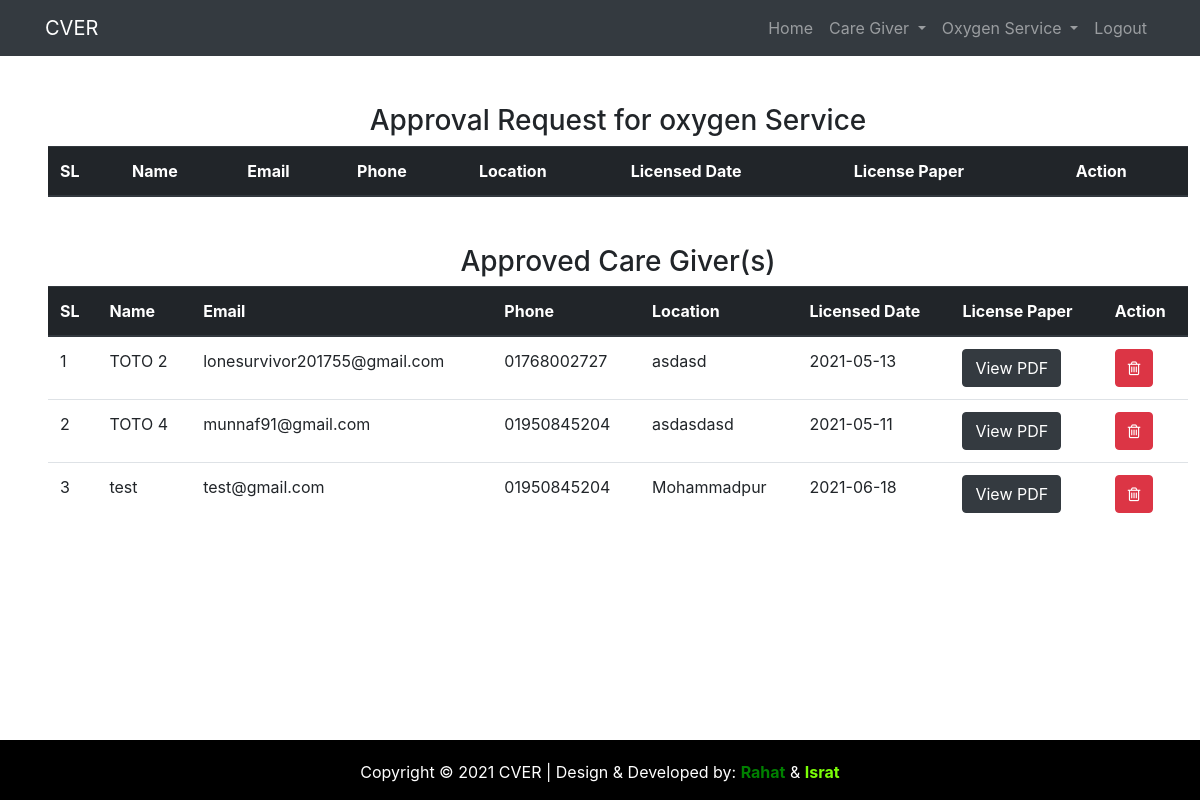
Screenshot of /admin/request_approval_os.php with the database file from the repository.
### tables this page shows
CREATE TABLE `os_users` (
  `id` int(11) NOT NULL,
  `company_name` varchar(255) NOT NULL,
  `company_email` varchar(255) NOT NULL,
  `company_license_date` date NOT NULL,
  `company_phone` varchar(255) NOT NULL,
  `company_location` varchar(255) NOT NULL,
  `company_license` varchar(255) NOT NULL,
  `approve_status` int(11) NOT NULL DEFAULT 0,
  `password` varchar(255) NOT NULL DEFAULT '123'
);

### admin/custom_function.php (called while the page is built, shortened)
<?php
	  function fetch_data_approve_status_os($pdo,$table_name,$approve_status)
	  {
	    $sql="Select * FROM ".$table_name." where approve_status = ".$approve_status.";";
	    $statement = $pdo->prepare($sql);
	    $statement->execute();
	    $row = $statement->fetchAll();
	    return $row;
	  }
?>

### admin/request_approval_os.php (the view, shortened to what this page needs)
<!DOCTYPE html>
<html>
<head>
</head>
<link rel="stylesheet" href="https://maxcdn.bootstrapcdn.com/bootstrap/4.0.0/css/bootstrap.min.css">
<link rel="stylesheet" href="https://cdnjs.cloudflare.com/ajax/libs/font-awesome/4.7.0/css/font-awesome.min.css">
<body>
	<?php require 'navigation_bar.php' ?>
	<?php
		require 'custom_function.php';
		$approve_request_os_approved=fetch_data_approve_status_os($pdo,"os_users",1);
	?>
	<div class="mt-5 ml-5 mb-5" style="width: 95%;">
		<h3 class="text-center">Approval Request for oxygen Service</h3>
		<table class="table">
		    <thead class="thead-dark">
		      <tr>
		      	<th>SL</th>
		        <th>Name</th>
		        <th>Email</th>
		        <th>Phone</th>
		        <th>Location</th>
		        <th>Licensed Date</th>
		        <th>License Paper</th>
		        <th>Action</th>
		      </tr>
		    </thead>
		  </table>
	</div>
	<div class="mt-5 ml-5 mb-5" style="width: 95%;">
		<h3 class="text-center">Approved Care Giver(s)</h3>
		<table class="table">
		    <thead class="thead-dark">
		      <tr>
		      	<th>SL</th>
		        <th>Name</th>
		        <th>Email</th>
		        <th>Phone</th>
		        <th>Location</th>
		        <th>Licensed Date</th>
		        <th>License Paper</th>
		        <th>Action</th>
		      </tr>
		    </thead>
		    <tbody>
		      <?php
		      	foreach ($approve_request_os_approved as $key => $data) {
		     ?>
		     	<tr>
		     		<td><?= $key+1 ?></td>
		     		<td><?= $data['company_name'] ?></td>
		     		<td><?= $data['company_email'] ?></td>
		     		<td><?= $data['company_phone'] ?></td>
		     		<td><?= $data['company_location'] ?></td>
		     		<td><?= $data['company_license_date'] ?></td>
		     		<td>
		     			<a href="pdf_reading_backend.php?file=<?= $data['company_license'] ?>" class="btn btn-dark" target="_blank">View PDF</a>
		     		</td>
		     		<td>
		     			<a href="request_approval_os_backend.php?deleteID=<?= $data['id'] ?>" class="btn btn-danger"><i class="fa fa-trash-o" aria-hidden="true"></i></a>
		     		</td>
		     	</tr>
		     <?php
		      	}
		      ?>
		    </tbody>
		  </table>
	</div>
	<?php require 'footer.php' ?>
</body>
</html>

### rows the page displays
os_users: company_name "TOTO 2", company_email "lonesurvivor201755@gmail.com", company_phone "01768002727", company_location "asdasd", company_license_date "2021-05-13"
os_users: company_name "TOTO 4", company_email "munnaf91@gmail.com", company_phone "01950845204", company_location "asdasdasd", company_license_date "2021-05-11"
os_users: company_name "test", company_email "test@gmail.com", company_phone "01950845204", company_location "Mohammadpur", company_license_date "2021-06-18"
